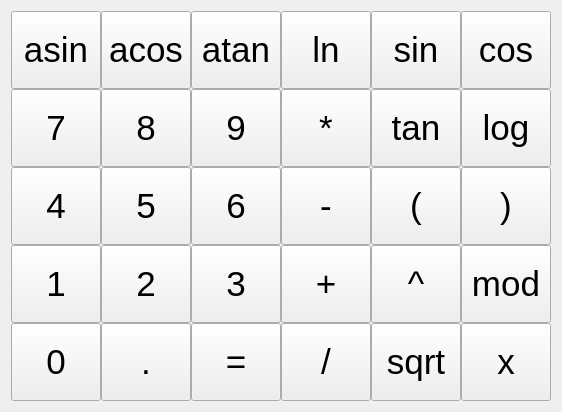
     <widget class="QWidget" name="gridLayoutWidget_4">
      <property name="geometry">
       <rect>
        <x>6</x>
        <y>116</y>
        <width>543</width>
        <height>392</height>
       </rect>
      </property>
      <layout class="QGridLayout" name="gridLayout_3">
       <property name="spacing">
        <number>0</number>
       </property>
       <item row="0" column="5">
        <widget class="QPushButton" name="cos">
         <property name="sizePolicy">
          <sizepolicy hsizetype="Fixed" vsizetype="Fixed">
           <horstretch>0</horstretch>
           <verstretch>0</verstretch>
          </sizepolicy>
         </property>
         <property name="minimumSize">
          <size>
           <width>90</width>
           <height>78</height>
          </size>
         </property>
         <property name="maximumSize">
          <size>
           <width>90</width>
           <height>78</height>
          </size>
         </property>
         <property name="font">
          <font>
           <pointsize>26</pointsize>
          </font>
         </property>
         <property name="text">
          <string>cos</string>
         </property>
        </widget>
       </item>
       <item row="1" column="5">
        <widget class="QPushButton" name="log">
         <property name="sizePolicy">
          <sizepolicy hsizetype="Fixed" vsizetype="Fixed">
           <horstretch>0</horstretch>
           <verstretch>0</verstretch>
          </sizepolicy>
         </property>
         <property name="minimumSize">
          <size>
           <width>90</width>
           <height>78</height>
          </size>
         </property>
         <property name="maximumSize">
          <size>
           <width>90</width>
           <height>78</height>
          </size>
         </property>
         <property name="font">
          <font>
           <pointsize>26</pointsize>
          </font>
         </property>
         <property name="text">
          <string>log</string>
         </property>
        </widget>
       </item>
       <item row="0" column="4">
        <widget class="QPushButton" name="sin">
         <property name="sizePolicy">
          <sizepolicy hsizetype="Fixed" vsizetype="Fixed">
           <horstretch>0</horstretch>
           <verstretch>0</verstretch>
          </sizepolicy>
         </property>
         <property name="minimumSize">
          <size>
           <width>90</width>
           <height>78</height>
          </size>
         </property>
         <property name="maximumSize">
          <size>
           <width>90</width>
           <height>78</height>
          </size>
         </property>
         <property name="font">
          <font>
           <pointsize>26</pointsize>
          </font>
         </property>
         <property name="text">
          <string>sin</string>
         </property>
        </widget>
       </item>
       <item row="0" column="0">
        <widget class="QPushButton" name="asin">
         <property name="sizePolicy">
          <sizepolicy hsizetype="Fixed" vsizetype="Fixed">
           <horstretch>0</horstretch>
           <verstretch>0</verstretch>
          </sizepolicy>
         </property>
         <property name="minimumSize">
          <size>
           <width>90</width>
           <height>78</height>
          </size>
         </property>
         <property name="maximumSize">
          <size>
           <width>90</width>
           <height>78</height>
          </size>
         </property>
         <property name="font">
          <font>
           <pointsize>26</pointsize>
          </font>
         </property>
         <property name="text">
          <string>asin</string>
         </property>
        </widget>
       </item>
       <item row="2" column="0">
        <widget class="QPushButton" name="button_4">
         <property name="sizePolicy">
          <sizepolicy hsizetype="Fixed" vsizetype="Fixed">
           <horstretch>0</horstretch>
           <verstretch>0</verstretch>
          </sizepolicy>
         </property>
         <property name="minimumSize">
          <size>
           <width>90</width>
           <height>78</height>
          </size>
         </property>
         <property name="maximumSize">
          <size>
           <width>90</width>
           <height>78</height>
          </size>
         </property>
         <property name="font">
          <font>
           <pointsize>26</pointsize>
          </font>
         </property>
         <property name="text">
          <string>4</string>
         </property>
        </widget>
       </item>
       <item row="0" column="3">
        <widget class="QPushButton" name="ln">
         <property name="sizePolicy">
          <sizepolicy hsizetype="Fixed" vsizetype="Fixed">
           <horstretch>0</horstretch>
           <verstretch>0</verstretch>
          </sizepolicy>
         </property>
         <property name="minimumSize">
          <size>
           <width>90</width>
           <height>78</height>
          </size>
         </property>
         <property name="maximumSize">
          <size>
           <width>90</width>
           <height>78</height>
          </size>
         </property>
         <property name="font">
          <font>
           <pointsize>26</pointsize>
          </font>
         </property>
         <property name="text">
          <string>ln</string>
         </property>
        </widget>
       </item>
       <item row="0" column="2">
        <widget class="QPushButton" name="atan">
         <property name="sizePolicy">
          <sizepolicy hsizetype="Fixed" vsizetype="Fixed">
           <horstretch>0</horstretch>
           <verstretch>0</verstretch>
          </sizepolicy>
         </property>
         <property name="minimumSize">
          <size>
           <width>90</width>
           <height>78</height>
          </size>
         </property>
         <property name="maximumSize">
          <size>
           <width>90</width>
           <height>78</height>
          </size>
         </property>
         <property name="font">
          <font>
           <pointsize>26</pointsize>
          </font>
         </property>
         <property name="text">
          <string>atan</string>
         </property>
        </widget>
       </item>
       <item row="3" column="0">
        <widget class="QPushButton" name="button_1">
         <property name="sizePolicy">
          <sizepolicy hsizetype="Fixed" vsizetype="Fixed">
           <horstretch>0</horstretch>
           <verstretch>0</verstretch>
          </sizepolicy>
         </property>
         <property name="minimumSize">
          <size>
           <width>90</width>
           <height>78</height>
          </size>
         </property>
         <property name="maximumSize">
          <size>
           <width>90</width>
           <height>78</height>
          </size>
         </property>
         <property name="font">
          <font>
           <pointsize>26</pointsize>
          </font>
         </property>
         <property name="text">
          <string>1</string>
         </property>
        </widget>
       </item>
       <item row="0" column="1">
        <widget class="QPushButton" name="acos">
         <property name="sizePolicy">
          <sizepolicy hsizetype="Fixed" vsizetype="Fixed">
           <horstretch>0</horstretch>
           <verstretch>0</verstretch>
          </sizepolicy>
         </property>
         <property name="minimumSize">
          <size>
           <width>90</width>
           <height>78</height>
          </size>
         </property>
         <property name="maximumSize">
          <size>
           <width>90</width>
           <height>78</height>
          </size>
         </property>
         <property name="font">
          <font>
           <pointsize>26</pointsize>
          </font>
         </property>
         <property name="text">
          <string>acos</string>
         </property>
        </widget>
       </item>
       <item row="1" column="0">
        <widget class="QPushButton" name="button_7">
         <property name="sizePolicy">
          <sizepolicy hsizetype="Fixed" vsizetype="Fixed">
           <horstretch>0</horstretch>
           <verstretch>0</verstretch>
          </sizepolicy>
         </property>
         <property name="minimumSize">
          <size>
           <width>90</width>
           <height>78</height>
          </size>
         </property>
         <property name="maximumSize">
          <size>
           <width>90</width>
           <height>78</height>
          </size>
         </property>
         <property name="font">
          <font>
           <pointsize>26</pointsize>
          </font>
         </property>
         <property name="text">
          <string>7</string>
         </property>
        </widget>
       </item>
       <item row="1" column="4">
        <widget class="QPushButton" name="tan">
         <property name="sizePolicy">
          <sizepolicy hsizetype="Fixed" vsizetype="Fixed">
           <horstretch>0</horstretch>
           <verstretch>0</verstretch>
          </sizepolicy>
         </property>
         <property name="minimumSize">
          <size>
           <width>90</width>
           <height>78</height>
          </size>
         </property>
         <property name="maximumSize">
          <size>
           <width>90</width>
           <height>78</height>
          </size>
         </property>
         <property name="font">
          <font>
           <pointsize>26</pointsize>
          </font>
         </property>
         <property name="text">
          <string>tan</string>
         </property>
        </widget>
       </item>
       <item row="4" column="0">
        <widget class="QPushButton" name="button_0">
         <property name="sizePolicy">
          <sizepolicy hsizetype="Fixed" vsizetype="Fixed">
           <horstretch>0</horstretch>
           <verstretch>0</verstretch>
          </sizepolicy>
         </property>
         <property name="minimumSize">
          <size>
           <width>90</width>
           <height>78</height>
          </size>
         </property>
         <property name="maximumSize">
          <size>
           <width>90</width>
           <height>78</height>
          </size>
         </property>
         <property name="font">
          <font>
           <pointsize>26</pointsize>
          </font>
         </property>
         <property name="text">
          <string>0</string>
         </property>
        </widget>
       </item>
       <item row="1" column="1">
        <widget class="QPushButton" name="button_8">
         <property name="sizePolicy">
          <sizepolicy hsizetype="Fixed" vsizetype="Fixed">
           <horstretch>0</horstretch>
           <verstretch>0</verstretch>
          </sizepolicy>
         </property>
         <property name="minimumSize">
          <size>
           <width>90</width>
           <height>78</height>
          </size>
         </property>
         <property name="maximumSize">
          <size>
           <width>90</width>
           <height>78</height>
          </size>
         </property>
         <property name="font">
          <font>
           <pointsize>26</pointsize>
          </font>
         </property>
         <property name="text">
          <string>8</string>
         </property>
        </widget>
       </item>
       <item row="2" column="1">
        <widget class="QPushButton" name="button_5">
         <property name="sizePolicy">
          <sizepolicy hsizetype="Fixed" vsizetype="Fixed">
           <horstretch>0</horstretch>
           <verstretch>0</verstretch>
          </sizepolicy>
         </property>
         <property name="minimumSize">
          <size>
           <width>90</width>
           <height>78</height>
          </size>
         </property>
         <property name="maximumSize">
          <size>
           <width>90</width>
           <height>78</height>
          </size>
         </property>
         <property name="font">
          <font>
           <pointsize>26</pointsize>
          </font>
         </property>
         <property name="text">
          <string>5</string>
         </property>
        </widget>
       </item>
       <item row="3" column="1">
        <widget class="QPushButton" name="button_2">
         <property name="sizePolicy">
          <sizepolicy hsizetype="Fixed" vsizetype="Fixed">
           <horstretch>0</horstretch>
           <verstretch>0</verstretch>
          </sizepolicy>
         </property>
         <property name="minimumSize">
          <size>
           <width>90</width>
           <height>78</height>
          </size>
         </property>
         <property name="maximumSize">
          <size>
           <width>90</width>
           <height>78</height>
          </size>
         </property>
         <property name="font">
          <font>
           <pointsize>26</pointsize>
          </font>
         </property>
         <property name="text">
          <string>2</string>
         </property>
        </widget>
       </item>
       <item row="4" column="1">
        <widget class="QPushButton" name="button_dot">
         <property name="sizePolicy">
          <sizepolicy hsizetype="Fixed" vsizetype="Fixed">
           <horstretch>0</horstretch>
           <verstretch>0</verstretch>
          </sizepolicy>
         </property>
         <property name="minimumSize">
          <size>
           <width>90</width>
           <height>78</height>
          </size>
         </property>
         <property name="maximumSize">
          <size>
           <width>90</width>
           <height>78</height>
          </size>
         </property>
         <property name="font">
          <font>
           <pointsize>26</pointsize>
          </font>
         </property>
         <property name="text">
          <string>.</string>
         </property>
        </widget>
       </item>
       <item row="1" column="2">
        <widget class="QPushButton" name="button_9">
         <property name="sizePolicy">
          <sizepolicy hsizetype="Fixed" vsizetype="Fixed">
           <horstretch>0</horstretch>
           <verstretch>0</verstretch>
          </sizepolicy>
         </property>
         <property name="minimumSize">
          <size>
           <width>90</width>
           <height>78</height>
          </size>
         </property>
         <property name="maximumSize">
          <size>
           <width>90</width>
           <height>78</height>
          </size>
         </property>
         <property name="font">
          <font>
           <pointsize>26</pointsize>
          </font>
         </property>
         <property name="text">
          <string>9</string>
         </property>
        </widget>
       </item>
       <item row="2" column="2">
        <widget class="QPushButton" name="button_6">
         <property name="sizePolicy">
          <sizepolicy hsizetype="Fixed" vsizetype="Fixed">
           <horstretch>0</horstretch>
           <verstretch>0</verstretch>
          </sizepolicy>
         </property>
         <property name="minimumSize">
          <size>
           <width>90</width>
           <height>78</height>
          </size>
         </property>
         <property name="maximumSize">
          <size>
           <width>90</width>
           <height>78</height>
          </size>
         </property>
         <property name="font">
          <font>
           <pointsize>26</pointsize>
          </font>
         </property>
         <property name="text">
          <string>6</string>
         </property>
        </widget>
       </item>
       <item row="3" column="2">
        <widget class="QPushButton" name="button_3">
         <property name="sizePolicy">
          <sizepolicy hsizetype="Fixed" vsizetype="Fixed">
           <horstretch>0</horstretch>
           <verstretch>0</verstretch>
          </sizepolicy>
         </property>
         <property name="minimumSize">
          <size>
           <width>90</width>
           <height>78</height>
          </size>
         </property>
         <property name="maximumSize">
          <size>
           <width>90</width>
           <height>78</height>
          </size>
         </property>
         <property name="font">
          <font>
           <pointsize>26</pointsize>
          </font>
         </property>
         <property name="text">
          <string>3</string>
         </property>
        </widget>
       </item>
       <item row="4" column="2">
        <widget class="QPushButton" name="button_eq">
         <property name="sizePolicy">
          <sizepolicy hsizetype="Fixed" vsizetype="Fixed">
           <horstretch>0</horstretch>
           <verstretch>0</verstretch>
          </sizepolicy>
         </property>
         <property name="minimumSize">
          <size>
           <width>90</width>
           <height>78</height>
          </size>
         </property>
         <property name="maximumSize">
          <size>
           <width>90</width>
           <height>78</height>
          </size>
         </property>
         <property name="font">
          <font>
           <pointsize>26</pointsize>
          </font>
         </property>
         <property name="text">
          <string>=</string>
         </property>
        </widget>
       </item>
       <item row="1" column="3">
        <widget class="QPushButton" name="button_mult">
         <property name="sizePolicy">
          <sizepolicy hsizetype="Fixed" vsizetype="Fixed">
           <horstretch>0</horstretch>
           <verstretch>0</verstretch>
          </sizepolicy>
         </property>
         <property name="minimumSize">
          <size>
           <width>90</width>
           <height>78</height>
          </size>
         </property>
         <property name="maximumSize">
          <size>
           <width>90</width>
           <height>78</height>
          </size>
         </property>
         <property name="font">
          <font>
           <pointsize>26</pointsize>
          </font>
         </property>
         <property name="text">
          <string>*</string>
         </property>
        </widget>
       </item>
       <item row="2" column="3">
        <widget class="QPushButton" name="button_minus">
         <property name="sizePolicy">
          <sizepolicy hsizetype="Fixed" vsizetype="Fixed">
           <horstretch>0</horstretch>
           <verstretch>0</verstretch>
          </sizepolicy>
         </property>
         <property name="minimumSize">
          <size>
           <width>90</width>
           <height>78</height>
          </size>
         </property>
         <property name="maximumSize">
          <size>
           <width>90</width>
           <height>78</height>
          </size>
         </property>
         <property name="font">
          <font>
           <pointsize>26</pointsize>
          </font>
         </property>
         <property name="text">
          <string>-</string>
         </property>
        </widget>
       </item>
       <item row="3" column="3">
        <widget class="QPushButton" name="button_plus">
         <property name="sizePolicy">
          <sizepolicy hsizetype="Fixed" vsizetype="Fixed">
           <horstretch>0</horstretch>
           <verstretch>0</verstretch>
          </sizepolicy>
         </property>
         <property name="minimumSize">
          <size>
           <width>90</width>
           <height>78</height>
          </size>
         </property>
         <property name="maximumSize">
          <size>
           <width>90</width>
           <height>78</height>
          </size>
         </property>
         <property name="font">
          <font>
           <pointsize>26</pointsize>
          </font>
         </property>
         <property name="text">
          <string>+</string>
         </property>
        </widget>
       </item>
       <item row="4" column="3">
        <widget class="QPushButton" name="button_div">
         <property name="sizePolicy">
          <sizepolicy hsizetype="Fixed" vsizetype="Fixed">
           <horstretch>0</horstretch>
           <verstretch>0</verstretch>
          </sizepolicy>
         </property>
         <property name="minimumSize">
          <size>
           <width>90</width>
           <height>78</height>
          </size>
         </property>
         <property name="maximumSize">
          <size>
           <width>90</width>
           <height>78</height>
          </size>
         </property>
         <property name="font">
          <font>
           <pointsize>26</pointsize>
          </font>
         </property>
         <property name="text">
          <string>/</string>
         </property>
        </widget>
       </item>
       <item row="2" column="4">
        <widget class="QPushButton" name="left_parentheses">
         <property name="sizePolicy">
          <sizepolicy hsizetype="Fixed" vsizetype="Fixed">
           <horstretch>0</horstretch>
           <verstretch>0</verstretch>
          </sizepolicy>
         </property>
         <property name="minimumSize">
          <size>
           <width>90</width>
           <height>78</height>
          </size>
         </property>
         <property name="maximumSize">
          <size>
           <width>90</width>
           <height>78</height>
          </size>
         </property>
         <property name="font">
          <font>
           <pointsize>26</pointsize>
          </font>
         </property>
         <property name="text">
          <string>(</string>
         </property>
        </widget>
       </item>
       <item row="3" column="4">
        <widget class="QPushButton" name="caret">
         <property name="sizePolicy">
          <sizepolicy hsizetype="Fixed" vsizetype="Fixed">
           <horstretch>0</horstretch>
           <verstretch>0</verstretch>
          </sizepolicy>
         </property>
         <property name="minimumSize">
          <size>
           <width>90</width>
           <height>78</height>
          </size>
         </property>
         <property name="maximumSize">
          <size>
           <width>90</width>
           <height>78</height>
          </size>
         </property>
         <property name="font">
          <font>
           <pointsize>26</pointsize>
          </font>
         </property>
         <property name="text">
          <string>^</string>
         </property>
        </widget>
       </item>
       <item row="4" column="4">
        <widget class="QPushButton" name="sqrt">
         <property name="sizePolicy">
          <sizepolicy hsizetype="Fixed" vsizetype="Fixed">
           <horstretch>0</horstretch>
           <verstretch>0</verstretch>
          </sizepolicy>
         </property>
         <property name="minimumSize">
          <size>
           <width>90</width>
           <height>78</height>
          </size>
         </property>
         <property name="maximumSize">
          <size>
           <width>90</width>
           <height>78</height>
          </size>
         </property>
         <property name="font">
          <font>
           <pointsize>26</pointsize>
          </font>
         </property>
         <property name="text">
          <string>sqrt</string>
         </property>
        </widget>
       </item>
       <item row="2" column="5">
        <widget class="QPushButton" name="right_parentheses">
         <property name="sizePolicy">
          <sizepolicy hsizetype="Fixed" vsizetype="Fixed">
           <horstretch>0</horstretch>
           <verstretch>0</verstretch>
          </sizepolicy>
         </property>
         <property name="minimumSize">
          <size>
           <width>90</width>
           <height>78</height>
          </size>
         </property>
         <property name="maximumSize">
          <size>
           <width>90</width>
           <height>78</height>
          </size>
         </property>
         <property name="font">
          <font>
           <pointsize>26</pointsize>
          </font>
         </property>
         <property name="text">
          <string>)</string>
         </property>
        </widget>
       </item>
       <item row="3" column="5">
        <widget class="QPushButton" name="mod_button">
         <property name="sizePolicy">
          <sizepolicy hsizetype="Fixed" vsizetype="Fixed">
           <horstretch>0</horstretch>
           <verstretch>0</verstretch>
          </sizepolicy>
         </property>
         <property name="minimumSize">
          <size>
           <width>90</width>
           <height>78</height>
          </size>
         </property>
         <property name="maximumSize">
          <size>
           <width>90</width>
           <height>78</height>
          </size>
         </property>
         <property name="font">
          <font>
           <pointsize>26</pointsize>
          </font>
         </property>
         <property name="text">
          <string>mod</string>
         </property>
        </widget>
       </item>
       <item row="4" column="5">
        <widget class="QPushButton" name="x_button">
         <property name="sizePolicy">
          <sizepolicy hsizetype="Fixed" vsizetype="Fixed">
           <horstretch>0</horstretch>
           <verstretch>0</verstretch>
          </sizepolicy>
         </property>
         <property name="minimumSize">
          <size>
           <width>90</width>
           <height>78</height>
          </size>
         </property>
         <property name="maximumSize">
          <size>
           <width>90</width>
           <height>78</height>
          </size>
         </property>
         <property name="font">
          <font>
           <pointsize>26</pointsize>
          </font>
         </property>
         <property name="text">
          <string>x</string>
         </property>
        </widget>
       </item>
      </layout>
     </widget>
